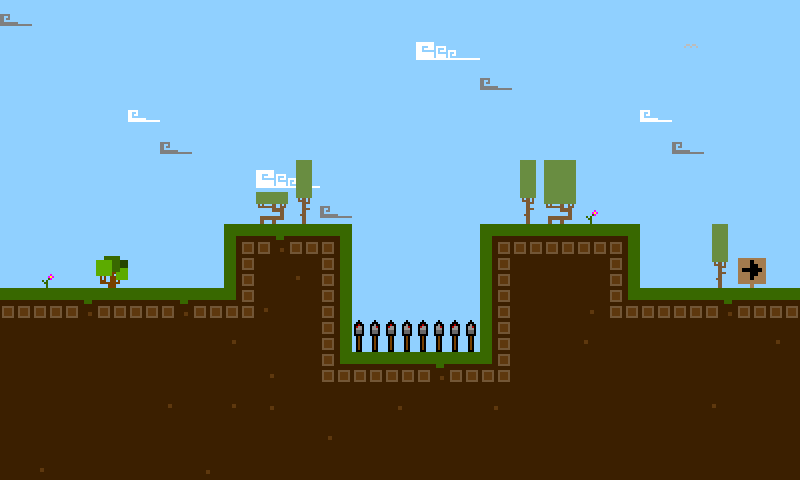

The image is a tile-based game level rendered from a .tmx file. Its description and source (layers, tilesets, objects; grid data summarised) follow:
An orthogonal 25x15 tile map with 32x32 px tiles, 5 tile layers (background, solids, decorations, decorations2, ...), 3 tilesets and 11 objects (7x Solid, 2x BadGuy, Deadly, Spawn).

<map version="1.0" orientation="orthogonal" renderorder="right-down" width="25" height="15" tilewidth="32" tileheight="32" nextobjectid="17">
 <tileset firstgid="1" name="tiny-tiles" tilewidth="32" tileheight="32" tilecount="256" columns="16">
  <image source="tiny-tiles.png" width="512" height="512" />
  <tile id="42" probability="0.1" />
  <tile id="44" probability="0.05" />
  <tile id="88" probability="0.1" />
  <tile id="89" probability="0.1" />
  <tile id="97" probability="0.3" />
 </tileset>
 <tileset firstgid="257" name="tiny-characters" tilewidth="32" tileheight="32" tilecount="128" columns="16">
  <image source="tiny-characters.png" width="512" height="256" />
 </tileset>
 <tileset firstgid="385" name="tiny-grey-cloud" tilewidth="32" tileheight="32" tilecount="1" columns="1">
  <image source="tiny-grey-cloud.png" width="32" height="32" />
 </tileset>
 <layer name="background" width="25" height="15">
  <data>[375 cells, 375 non-empty, 6 distinct tile ids]</data>
 </layer>
 <layer name="solids" width="25" height="15">
  <data>[375 cells, 160 non-empty, 11 distinct tile ids]</data>
 </layer>
 <layer name="decorations" width="25" height="15">
  <data>[375 cells, 9 non-empty, 6 distinct tile ids]</data>
 </layer>
 <objectgroup name="entities" visible="0">
  <object id="2" type="Solid" x="0" y="288" width="224" height="192" />
  <object id="3" type="Solid" x="224" y="224" width="128" height="256" />
  <object id="4" type="Solid" x="352" y="352" width="128" height="128" />
  <object id="5" type="Solid" x="480" y="224" width="160" height="256" />
  <object id="6" type="Solid" x="640" y="288" width="160" height="192" />
  <object id="7" name="Spikes" type="Deadly" x="352" y="320" width="128" height="32" />
  <object id="8" name="Player Spawn" type="Spawn" gid="257" x="76" y="240" width="32" height="32" />
  <object id="9" name="Bad Guy" type="BadGuy" gid="353" x="485" y="224" width="32" height="32" />
  <object id="11" name="Bad Guy" type="BadGuy" gid="353" x="310" y="223" width="32" height="32" />
  <object id="15" type="Solid" x="800" y="0" width="32" height="480" />
  <object id="16" type="Solid" x="-32" y="0" width="32" height="480" />
 </objectgroup>
 <layer name="decorations2" width="25" height="15">
  <data>[375 cells, 4 non-empty, 4 distinct tile ids]</data>
 </layer>
 <layer name="deadlies" width="25" height="15">
  <data>[375 cells, 4 non-empty, 1 distinct tile ids]</data>
 </layer>
</map>
